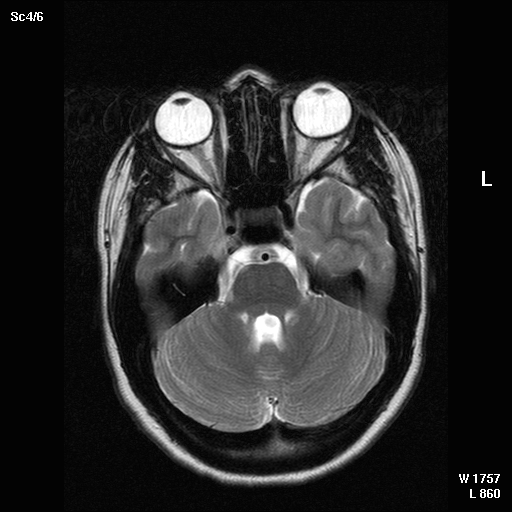
%> input picture Brain-Tumor-Extraction-From-MRI-images-master/dataset/dataset/IM_00006q.TIF, 512 x 512 px
$ octave --eval "project_Murali_Sandhya('dataset/dataset/IM_00006q.TIF');"   (GNU Octave 9; MATLAB toolbox functions it lacks are replaced by stand-ins)
%> lines starting %> are read from the running program, lines starting %| are printed output that depends on the picture
function project_Murali_Sandhya(fn)
    addpath( '../dataset' );
    %extracts tumor from the MRI image
    project_cv(fn);
% [2 lines not run here, left out]
function project_cv(fn)
%> called with fn = 'dataset/dataset/IM_00006q.TIF'
%read image
im=imread(fn);
%> im is the input picture: size 512x512 uint8; min 0, max 255, mean 41.5
figure,imagesc(im);
colormap(gray);
pause(2);

%displays the size of image
disp(size(im));
%|    512   512

%checks if image is an rgb image
if(size(im,3)>2)
im=rgb2gray(im);
imagesc(im);
colormap(gray);
pause(2);
end

%converts image to double
im_double=im2double(im);
%removes noise by applying median filter
im_med=medfilt2(im);

imshow(im_double);

% smoothing filter matrix
filtr=[1 1 1 1 1 1 1 ;
       0 0 0 0 0 0 0];

   %texture filter is applied to determine the texture image
  im_text=rangefilt(im_double);
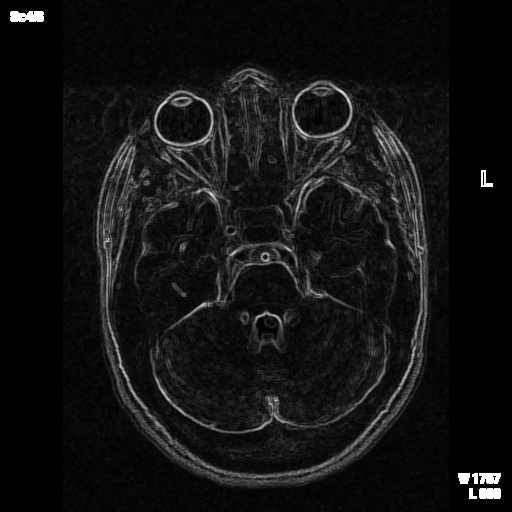
%> im_text: size 512x512 double; min 0, max 1, mean 0.0715
  %applying smoothing filter on the texture image
  im_text=imfilter(im_text,filtr);
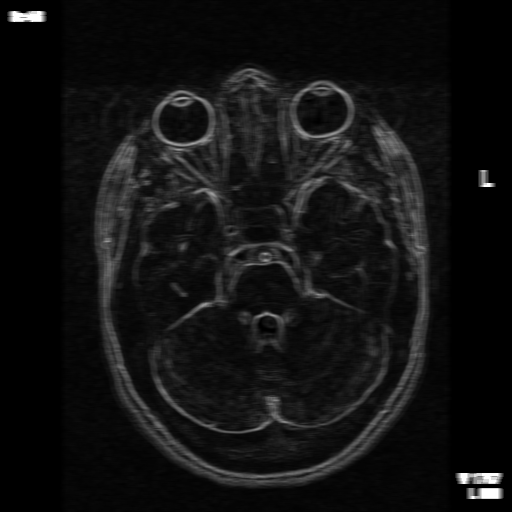
%> im_text: size 512x512 double; min 0, max 7, mean 0.501; drawn with min black and max white
  imshow(im_text);
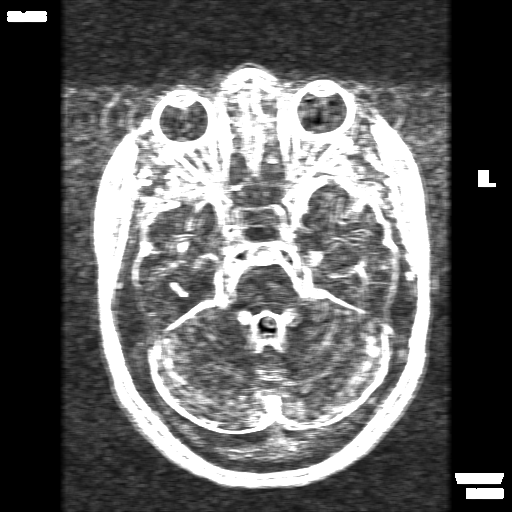
%> displayed picture: size 512x512, on the screen's scale of 0 to 255; min 0, max 255, mean 96.8

  %takes coordinates of tumor region
%> (the run ends here)

$ run again, on Brain-Tumor-Extraction-From-MRI-images-master/dataset/dataset/IM_00009q.TIF
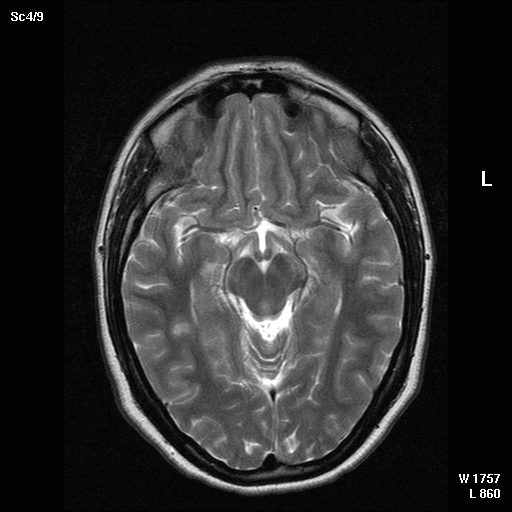
%> input picture Brain-Tumor-Extraction-From-MRI-images-master/dataset/dataset/IM_00009q.TIF, 512 x 512 px
%> in project_cv, im is the input picture: size 512x512 uint8; min 0, max 255, mean 45.2
%|    512   512
%> in project_cv, `im_text=imfilter(im_text,filtr);`:
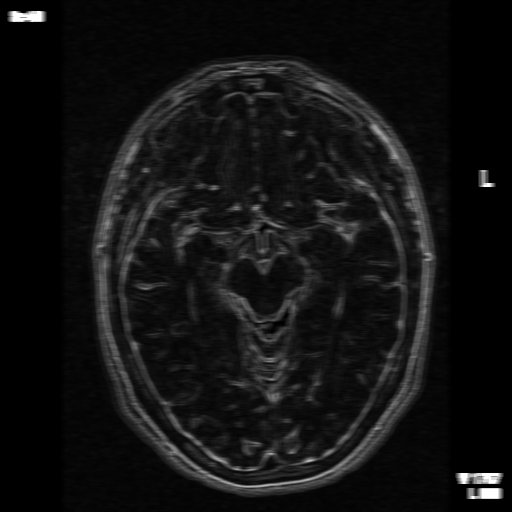
%> im_text: size 512x512 double; min 0, max 7, mean 0.513; drawn with min black and max white
%> in project_cv, `imshow(im_text);`:
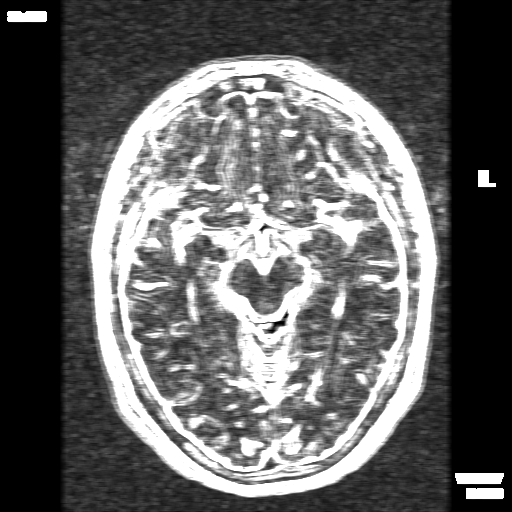
%> displayed picture: size 512x512, on the screen's scale of 0 to 255; min 0, max 255, mean 98.1
